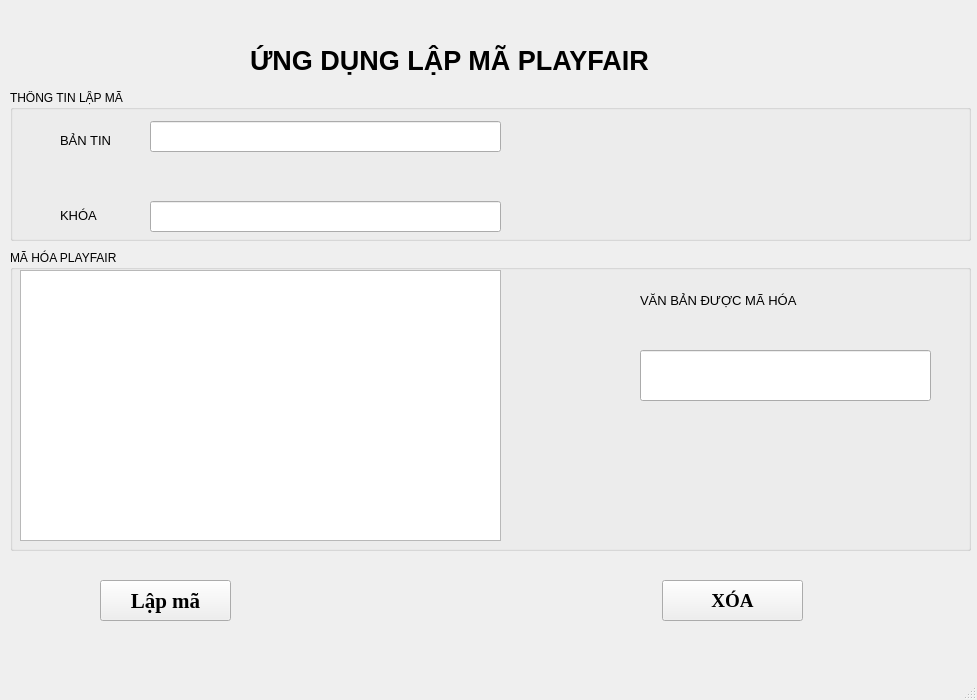
<?xml version="1.0" encoding="UTF-8"?>
<ui version="4.0">
 <class>MainWindow</class>
 <widget class="QMainWindow" name="MainWindow">
  <property name="geometry">
   <rect>
    <x>0</x>
    <y>0</y>
    <width>977</width>
    <height>700</height>
   </rect>
  </property>
  <property name="windowTitle">
   <string>MainWindow</string>
  </property>
  <widget class="QWidget" name="centralwidget">
   <widget class="QLabel" name="label">
    <property name="geometry">
     <rect>
      <x>250</x>
      <y>30</y>
      <width>501</width>
      <height>61</height>
     </rect>
    </property>
    <property name="font">
     <font>
      <pointsize>20</pointsize>
      <weight>75</weight>
      <bold>true</bold>
     </font>
    </property>
    <property name="text">
     <string>ỨNG DỤNG LẬP MÃ PLAYFAIR</string>
    </property>
   </widget>
   <widget class="QGroupBox" name="bantin">
    <property name="geometry">
     <rect>
      <x>10</x>
      <y>90</y>
      <width>961</width>
      <height>151</height>
     </rect>
    </property>
    <property name="title">
     <string>THÔNG TIN LẬP MÃ </string>
    </property>
    <widget class="QLabel" name="label_2">
     <property name="geometry">
      <rect>
       <x>50</x>
       <y>35</y>
       <width>71</width>
       <height>31</height>
      </rect>
     </property>
     <property name="font">
      <font>
       <pointsize>10</pointsize>
      </font>
     </property>
     <property name="text">
      <string>BẢN TIN</string>
     </property>
    </widget>
    <widget class="QLineEdit" name="lineEdit">
     <property name="geometry">
      <rect>
       <x>140</x>
       <y>31</y>
       <width>351</width>
       <height>31</height>
      </rect>
     </property>
    </widget>
    <widget class="QLabel" name="label_3">
     <property name="geometry">
      <rect>
       <x>50</x>
       <y>110</y>
       <width>71</width>
       <height>31</height>
      </rect>
     </property>
     <property name="font">
      <font>
       <pointsize>10</pointsize>
      </font>
     </property>
     <property name="text">
      <string>KHÓA </string>
     </property>
    </widget>
    <widget class="QLineEdit" name="khoa">
     <property name="geometry">
      <rect>
       <x>140</x>
       <y>111</y>
       <width>351</width>
       <height>31</height>
      </rect>
     </property>
    </widget>
   </widget>
   <widget class="QGroupBox" name="groupBox">
    <property name="geometry">
     <rect>
      <x>10</x>
      <y>250</y>
      <width>961</width>
      <height>301</height>
     </rect>
    </property>
    <property name="title">
     <string>MÃ HÓA PLAYFAIR</string>
    </property>
    <widget class="QTableWidget" name="matran">
     <property name="geometry">
      <rect>
       <x>10</x>
       <y>20</y>
       <width>481</width>
       <height>271</height>
      </rect>
     </property>
    </widget>
    <widget class="QLabel" name="label_4">
     <property name="geometry">
      <rect>
       <x>630</x>
       <y>30</y>
       <width>191</width>
       <height>41</height>
      </rect>
     </property>
     <property name="font">
      <font>
       <pointsize>10</pointsize>
      </font>
     </property>
     <property name="text">
      <string>VĂN BẢN ĐƯỢC MÃ HÓA</string>
     </property>
    </widget>
    <widget class="QLineEdit" name="dapan">
     <property name="geometry">
      <rect>
       <x>630</x>
       <y>100</y>
       <width>291</width>
       <height>51</height>
      </rect>
     </property>
    </widget>
   </widget>
   <widget class="QPushButton" name="btnlapma">
    <property name="geometry">
     <rect>
      <x>100</x>
      <y>580</y>
      <width>131</width>
      <height>41</height>
     </rect>
    </property>
    <property name="font">
     <font>
      <family>Times New Roman</family>
      <pointsize>16</pointsize>
      <weight>75</weight>
      <bold>true</bold>
     </font>
    </property>
    <property name="text">
     <string>Lập mã</string>
    </property>
   </widget>
   <widget class="QPushButton" name="pushButton">
    <property name="geometry">
     <rect>
      <x>662</x>
      <y>580</y>
      <width>141</width>
      <height>41</height>
     </rect>
    </property>
    <property name="font">
     <font>
      <family>Times New Roman</family>
      <pointsize>14</pointsize>
      <weight>75</weight>
      <bold>true</bold>
     </font>
    </property>
    <property name="text">
     <string>XÓA</string>
    </property>
   </widget>
  </widget>
  <widget class="QMenuBar" name="menubar">
   <property name="geometry">
    <rect>
     <x>0</x>
     <y>0</y>
     <width>977</width>
     <height>26</height>
    </rect>
   </property>
  </widget>
  <widget class="QStatusBar" name="statusbar"/>
 </widget>
 <resources/>
 <connections/>
</ui>
